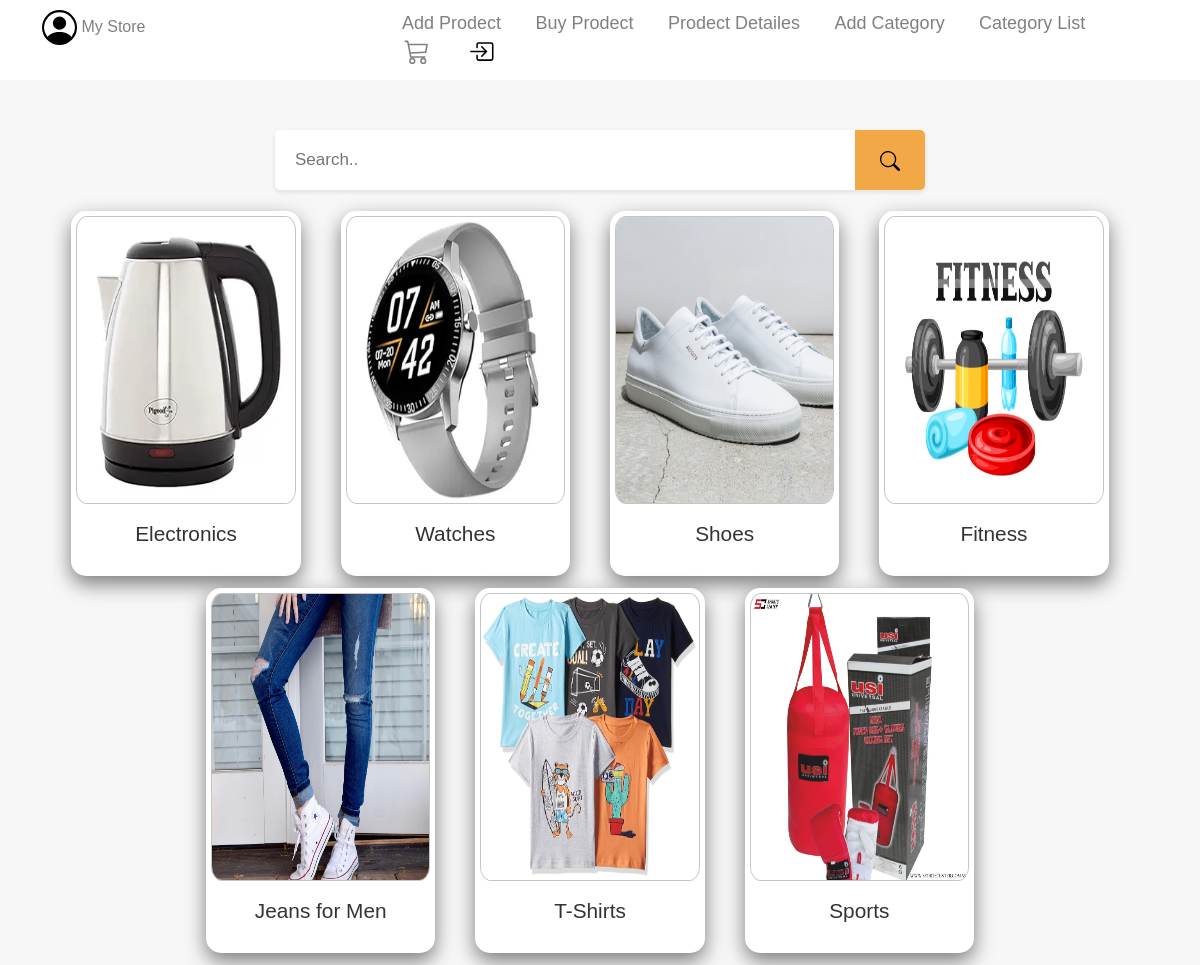
Page /cl on the committed database.
### pro/models.py (models this page shows, shortened)
class Category(models.Model):
    cat = models.CharField(max_length=200)
    img = models.ImageField(upload_to='Category/',blank=True,null=True)

### pro/views.py (the view)
# urls.py: path('cl',views.cl,name='cl'),
def cl(request):
    cli = Category.objects.all()
    return render(request,'cl.html',{'cd':cli})

### templates/cl.html (shortened to what this page needs)
    {% extends "hf.html" %}
{% load static %}
    {% block body %}
<div class="container-fluid">
      <div class="container">
        <body>
        <form action="" method="GET">
            <div class="search-container">
                <input type="text" name="search" class="search-input" placeholder="Search.." value="{{search}}">
                <button class="search-button">
                    <a href="product_detail" >
                        <svg xmlns="http://www.w3.org/2000/svg" width="20" height="20" fill="currentColor" class="bi bi-search" viewBox="0 0 16 16">
                        <path d="M11.742 10.344a6.5 6.5 0 1 0-1.397 1.398h-.001q.044.06.098.115l3.85 3.85a1 1 0 0 0 1.415-1.414l-3.85-3.85a1 1 0 0 0-.115-.1zM12 6.5a5.5 5.5 0 1 1-11 0 5.5 5.5 0 0 1 11 0"/>
                      </svg>
                    </a>
                </button>
            </div>
        </form>
        <div class="main_category">
            {% for p in cd  %}
            <div class="category">                      <a href="/cate_pro/{{p.id}}">
                <div class="image">
                    <td>
                          <img style="border-radius: 5%" src="/media/{{p.img}}" height="80px" width="80px">
                    </td>
                </div>
                <h1>{{ p.cat }}</h1>
            </div>                      </a>
            {% endfor %}
        </div>
</body>
      </div>
    </div>
    {% endblock body %}

### templates/hf.html (shortened to what this page needs)
{% load static %}
<!doctype html>
<html>
    <head>
        <link href="https://cdn.jsdelivr.net/npm/bootstrap@5.0.2/dist/css/bootstrap.min.css" rel="stylesheet">
        <link rel="stylesheet" href="{% static 'pac.css' %}">
    </head>
    <header>
        <div class="container-fluid hcont">
            <div class="container">
                <div class="row">
                    <div class="col-md-2">
                        <div>
                        <a href="{% url 'login' %}"></a>
                        My Store</div>
                    </div>
                    <div class="col-md-10 ullidiv">
                        <ul>
                            <a href="{% url 'home' %}"><li class="hed">Add Prodect</li></a>
                            <a href="{% url 'buy' %}"><li class="hed">Buy Prodect</li></a>
                            <a href="{% url 'pd' %}"><li class="hed">Prodect Detailes</li></a>
                            <a href="{% url 'addcat' %}"><li class="hed">Add Category</li></a>
                            <a href="{% url 'cl' %}"><li class="hed">Category List</li></a>
                            <a href="{% url 'cart_view' %}"><li class="hed"></li></a>
<li><a href="{% url 'logout' %}"></a></li>
                        </ul>
                    </div>
                </div>
            </div>
        </div>
    </header>
    {% block body %}
    {% endblock body %}
</html>

### static/pac.css (style rules this page uses)
.hcont { background-color: #ffffff; width: 100%; padding-top: 10px; color: gray; margin-bottom: 50px; }
ul li { list-style: none; display: inline; margin-right: 30px; color: gray; font-size: 18px; }
a { text-decoration: none; color: black; }
.ullidiv { padding-left: 150px; }
* { margin: 0; padding: 0; box-sizing: border-box; }
body { font-family: Arial, Helvetica, sans-serif; background-color: #f4f4f4; }
.main_category { display: flex; justify-content: center; flex-wrap: wrap; gap: 20px; padding: 12px; margin-top: -8px; }
.category { display: flex; flex-direction: column; justify-content: space-between; background-color: #fff; border-radius: 15px; box-shadow: 0 8px 20px rgba(0, 0, 0, 0.5); width: 21%; padding: 5px; padding-bottom: 15px; text-align: center; float: left; margin-top: -8px; font-weight: 535; overflow: hidden; }
.category .image img { width: 100%; height: 36vh; border-radius: 7px; transition: all 0.5s; border: 1px solid #55555557; }
.category h1 { font-size: 1.3rem; margin: 18px 0 14px; color: #333; }
a { text-decoration: none; }
.search-container { display: flex; align-items: center; max-width: 650px; height: 60px; margin: 25px auto; background-color: white; border-radius: 5px; overflow: hidden; box-shadow: 0 2px 5px rgba(0, 0, 0, 0.1); }
.search-input { flex-grow: 1; padding: 20px; border: none; font-size: 17px; }
.search-button { padding: 20px 25px; background-color: #f3a847; border: none; color: white; cursor: pointer; font-size: 18px; display: flex; align-items: center; justify-content: center; transition: background-color 0.3s; }
body { margin: 0; padding: 0; font-family: Arial, sans-serif; background-color: #f7f7f7; }

### rows in the picture
Category: img (picture), cat "Electronics"
Category: img (picture), cat "Watches"
Category: img (picture), cat "Shoes"
Category: img (picture), cat "Fitness"
Category: img (picture), cat "Jeans for Men"
Category: img (picture), cat "T-Shirts"
Category: img (picture), cat "Sports"
